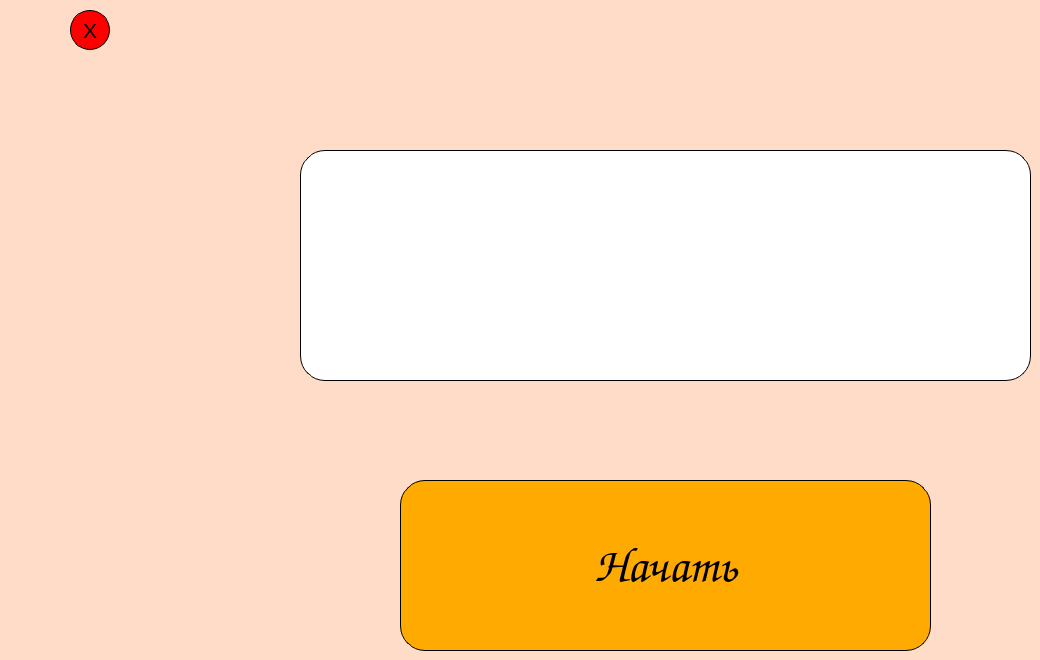
    <widget class="QWidget" name="greetingPage">
     <property name="styleSheet">
      <string notr="true">background-color: rgb(255, 220, 199);</string>
     </property>
     <widget class="QLabel" name="logo">
      <property name="geometry">
       <rect>
        <x>300</x>
        <y>150</y>
        <width>731</width>
        <height>231</height>
       </rect>
      </property>
      <property name="styleSheet">
       <string notr="true">border-radius: 25px;
background-color: rgb(255, 255, 255);
border: 1px solid #000000;
hover: #0a0a0a</string>
      </property>
      <property name="text">
       <string/>
      </property>
      <property name="pixmap">
       <pixmap>images/logoGreet.png</pixmap>
      </property>
     </widget>
     <widget class="QPushButton" name="startButton">
      <property name="geometry">
       <rect>
        <x>400</x>
        <y>480</y>
        <width>531</width>
        <height>171</height>
       </rect>
      </property>
      <property name="font">
       <font>
        <family>Comic Sans MS</family>
        <pointsize>36</pointsize>
       </font>
      </property>
      <property name="styleSheet">
       <string notr="true">QPushButton#startButton{
background-color: rgb(255, 170, 0);
border: 1px solid black;
border-radius: 25px;
color: rgb(0, 0, 0);
}
QPushButton#startButton:hover{
background-color: rgb(235, 150, 0);
}</string>
      </property>
      <property name="text">
       <string>Начать</string>
      </property>
     </widget>
     <widget class="QPushButton" name="anotherQuitGameButton">
      <property name="geometry">
       <rect>
        <x>70</x>
        <y>10</y>
        <width>40</width>
        <height>40</height>
       </rect>
      </property>
      <property name="sizePolicy">
       <sizepolicy hsizetype="Minimum" vsizetype="Maximum">
        <horstretch>0</horstretch>
        <verstretch>0</verstretch>
       </sizepolicy>
      </property>
      <property name="font">
       <font>
        <pointsize>16</pointsize>
       </font>
      </property>
      <property name="styleSheet">
       <string notr="true">QPushButton#anotherQuitGameButton{
border-radius: 20px;
background-color: rgb(255, 0, 0);
border: 1px solid black;
background-image: 'images/undo.png';
	color: rgb(0, 0, 0);
}
QPushButton#anotherQuitGameButton:hover{
background-color: rgb(235, 0 , 0)
}</string>
      </property>
      <property name="text">
       <string>X</string>
      </property>
     </widget>
    </widget>
